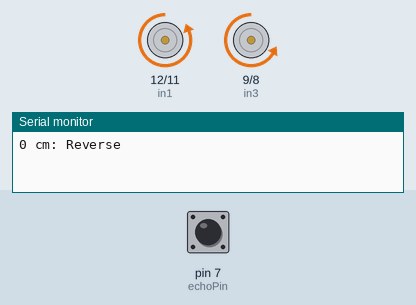
Simulated run of this sketch. Board: Arduino Uno, built with avr-gcc and run on an emulated ATmega328P. Shown: motor-driver pin pairs drawn as motors (green arrow = first pin HIGH = forward, orange = second pin HIGH = backward, longer = more drive, scaled by the enable pin), the last lines printed to the serial monitor. Inputs (shaded band) come from the test bench; at power-on: pin 7 (echoPin) LOW.

Above: at 1.2 s.
1.3 s: pin 7 (echoPin) pulsed HIGH 2 times (0.12 s each, 0.3 s apart)
At 2.5 s:
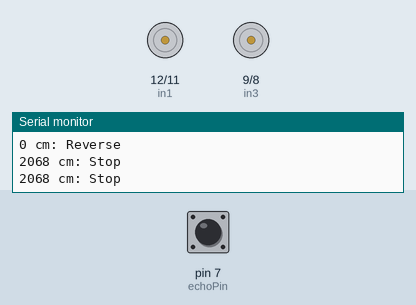
Timing chart, 0 to 4.3 s (numbered marks = the images above; inputs shaded):
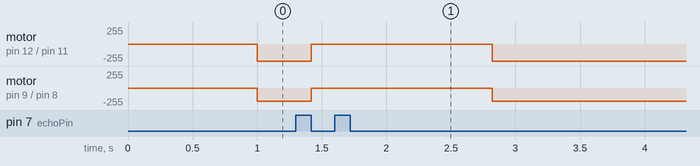

The sketch:

RTA_robot.ino
```cpp
/*
   Robot Movement Based on Ultrasonic sensor HC-SR04 by Judhi Prasetyo
   Original HC-SR04 adaptation code by Tautvidas Sipavicius
 */

const int trigPin = 6; // connect pin 2 to Trigger on HC-SR04
const int echoPin = 7; // connect pin 4 to Echo on HC-SR04

/* Additional codes by Judhi P. (Nov 2016)
 * Robot forward/stop/reverse based on object distance
 *
 * (stop)<---dmax<---(forward)-->dmed<---(stop)--->dmin--->(reverse)
 *
 *
*/
const int dmax = 25; // if object is beyond this distance, robot will stop
const int dmed = 15; // if object is between dmax and dmed, robot will move forward
const int dmin = 5; // if object is closer thatn this distance, robot will reverse

// connect motor controller pins to Arduino digital pins
// motor one
const int enA = 13;
const int in1 = 12;
const int in2 = 11;
// motor two
const int enB = 10;
const int in3 = 9;
const int in4 = 8;

void setup() {
  // initialize serial communication:
  Serial.begin(9600);
  // set all the motor control pins to outputs
  pinMode(enA, OUTPUT);
  pinMode(enB, OUTPUT);
  pinMode(in1, OUTPUT);
  pinMode(in2, OUTPUT);
  pinMode(in3, OUTPUT);
  pinMode(in4, OUTPUT);
}

void loop()
{
  long duration, cm;

  //pinMode(trigPin, OUTPUT);
  digitalWrite(trigPin, LOW);
  delayMicroseconds(2);
  digitalWrite(trigPin, HIGH);
  delayMicroseconds(10);
  digitalWrite(trigPin, LOW);

  //pinMode(echoPin, INPUT);
  duration = pulseIn(echoPin, HIGH);

  // convert the time into a distance
  cm = microsecondsToCentimeters(duration);

  Serial.print(cm);
  Serial.print(" cm: ");

  if (cm >= dmax)
    {
      RobotStop();
    }
  if ((cm < dmax) && (cm > dmed))
    {
      RobotForward();
    }
  if ((cm <= dmed) && (cm > dmin))
    {
      RobotStop();
    }
   if (cm <= dmin)
    {
      RobotReverse();
    }

  delay(100);
}

long microsecondsToInches(long microseconds)
{
  return microseconds / 74 / 2;
}

long microsecondsToCentimeters(long microseconds)
{
  return microseconds / 29 / 2;
}

void RobotStop()
{
  Serial.println("Stop ");
  digitalWrite(in1, LOW);
  digitalWrite(in2, LOW);
  digitalWrite(in3, LOW);
  digitalWrite(in4, LOW);
}

void RobotForward()
{
  Serial.println("Forward");
  digitalWrite(in1, HIGH);
  digitalWrite(in2, LOW);
  digitalWrite(in3, HIGH);
  digitalWrite(in4, LOW);
  analogWrite(enA, 200);
  analogWrite(enB, 200);
}

void RobotReverse()
{
  Serial.println("Reverse");
  digitalWrite(in1, LOW);
  digitalWrite(in2, HIGH);
  digitalWrite(in3, LOW);
  digitalWrite(in4, HIGH);
  analogWrite(enA, 200);
  analogWrite(enB, 200);
}
```

Measured:
- after the input at 1.3 s, motor on pin 12 (in1) / pin 11 (in2): backward 255/255 → stopped after 0.12 s, → backward 255/255 1.4 s later; motor on pin 9 (in3) / pin 8 (in4): backward 200/255 → stopped after 0.12 s, → backward 200/255 1.4 s later
